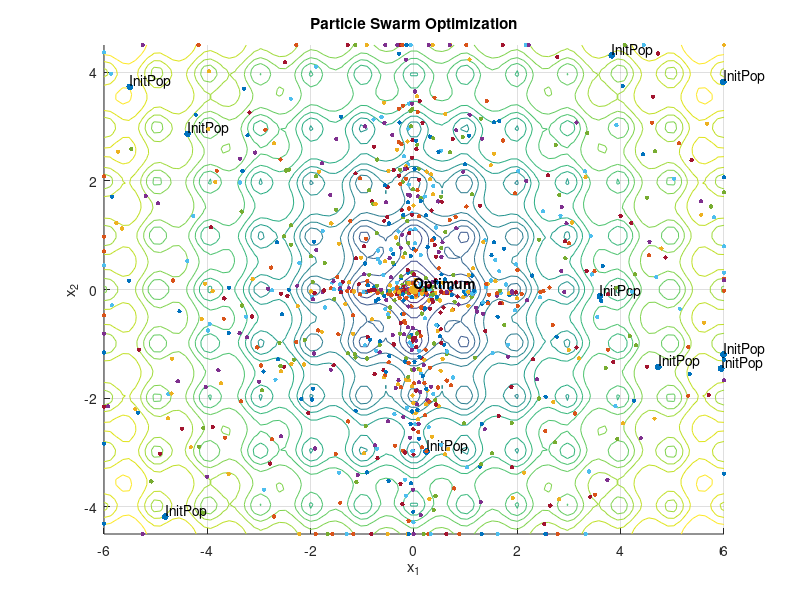

Source code (MATLAB):
clc; clear; close all;

% Objective function - Ackley's function
ackley = @(x) -20*exp(-0.2*sqrt(0.5*(x(1)^2 + x(2)^2))) - exp(0.5*(cos(2*pi*x(1)) + cos(2*pi*x(2)))) + 20 + exp(1);

% Params
pop_size = 10;    
max_iter = 100;  
max_func_calls = 1000;
w = 0.9;                        % Inertia weight
c1 = 1.2;                       % Cognitive coefficient
c2 = 1.2;                       % Social coefficient
bounds = [-6, 6; -4.5, 4.5];    % Search space bounds

% Initialize population
pop = bounds(:,1)' + (bounds(:,2)' - bounds(:,1)') .* rand(pop_size, 2);
velocities = zeros(size(pop));
p_best = pop;
p_best_values = arrayfun(@(i) ackley(pop(i, :)), 1:pop_size);
[g_best_value, best_idx] = min(p_best_values);
g_best = p_best(best_idx, :);
func_calls = pop_size;

%% Plotting setup
[X, Y] = meshgrid(linspace(bounds(1,1), bounds(1,2), 100), linspace(bounds(2,1), bounds(2,2), 100));
Z = arrayfun(@(x, y) ackley([x, y]), X, Y);
figure; hold on; grid on;
contour(X, Y, Z, 20);
xlabel('x_1'); ylabel('x_2'); title('Particle Swarm Optimization');

% Initial population
scatter(pop(:,1), pop(:,2), 25, 'ko', 'filled');
text(pop(:,1), pop(:,2) + 0.1, 'InitPop');

%% Particle Swarm Optimization Loop
iter = 0;
while iter < max_iter && func_calls < max_func_calls
    r1 = rand(pop_size, 2);
    r2 = rand(pop_size, 2);

    % Update velocity and position
    velocities = w * velocities + c1 * r1 .* (p_best - pop) + c2 * r2 .* (g_best - pop);
    pop = pop + velocities;
    
    % Apply bounds
    pop = max(min(pop, bounds(:,2)'), bounds(:,1)');

    % Evaluate function
    new_values = arrayfun(@(i) ackley(pop(i, :)), 1:pop_size);
    func_calls = func_calls + pop_size;

    % Update personal best
    improved = new_values < p_best_values;
    p_best(improved, :) = pop(improved, :);
    p_best_values(improved) = new_values(improved);

    % Update global best
    [new_g_best_value, best_idx] = min(p_best_values);
    if new_g_best_value < g_best_value
        g_best_value = new_g_best_value;
        g_best = p_best(best_idx, :);
    end

    iter = iter + 1;
    
    scatter(pop(:,1), pop(:,2), 10, 'ro', 'filled'); % Update graph - population
    pause(0.05);
end

% Optimum plot
scatter(g_best(1), g_best(2), 50, 'bo', 'filled');
text(g_best(1), g_best(2) + 0.1, 'Optimum', 'FontWeight', 'bold');

%% Printing results
fprintf('Optimization completed in %d iterations and %d function calls.\n', iter, func_calls);
fprintf('Optimum: x = [%.4f, %.4f], f(x) = %.4f\n', g_best(1), g_best(2), g_best_value);
